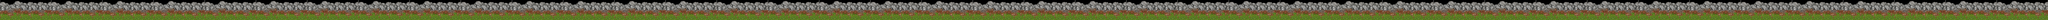

Rendered tile map (Tiled .tmx) drawn with the repository's tilesets; below, a short description and the full map source, tile grids included:
An orthogonal 200x2 tile map with 32x32 px tiles, 1 tile layer (Tile Layer 1).

<map version="1.0" orientation="orthogonal" width="200" height="2" tilewidth="32" tileheight="32">
 <tileset firstgid="1" name="forestground06dv5_0_small" tilewidth="32" tileheight="32">
  <image source="../res/drawable-xhdpi/forestground06dv5_0_small.png" width="512" height="1024" />
 </tileset>
 <layer name="Tile Layer 1" width="200" height="2">
  <data encoding="csv">
291,292,293,294,295,291,292,293,294,295,291,292,293,294,295,291,292,293,294,295,291,292,293,294,295,291,292,293,294,295,291,292,293,294,295,291,292,293,294,295,291,292,293,294,295,291,292,293,294,295,291,292,293,294,295,291,292,293,294,295,291,292,293,294,295,291,292,293,294,295,291,292,293,294,295,291,292,293,294,295,291,292,293,294,295,291,292,293,294,295,291,292,293,294,295,291,292,293,294,295,291,292,293,294,295,291,292,293,294,295,291,292,293,294,295,291,292,293,294,295,291,292,293,294,295,291,292,293,294,295,291,292,293,294,295,291,292,293,294,295,291,292,293,294,295,291,292,293,294,295,291,292,293,294,295,291,292,293,294,295,291,292,293,294,295,291,292,293,294,295,291,292,293,294,295,291,292,293,294,295,291,292,293,294,295,291,292,293,294,295,291,292,293,294,295,291,292,293,294,295,
307,308,309,310,311,307,308,309,310,311,307,308,309,310,311,307,308,309,310,311,307,308,309,310,311,307,308,309,310,311,307,308,309,310,311,307,308,309,310,311,307,308,309,310,311,307,308,309,310,311,307,308,309,310,311,307,308,309,310,311,307,308,309,310,311,307,308,309,310,311,307,308,309,310,311,307,308,309,310,311,307,308,309,310,311,307,308,309,310,311,307,308,309,310,311,307,308,309,310,311,307,308,309,310,311,307,308,309,310,311,307,308,309,310,311,307,308,309,310,311,307,308,309,310,311,307,308,309,310,311,307,308,309,310,311,307,308,309,310,311,307,308,309,310,311,307,308,309,310,311,307,308,309,310,311,307,308,309,310,311,307,308,309,310,311,307,308,309,310,311,307,308,309,310,311,307,308,309,310,311,307,308,309,310,311,307,308,309,310,311,307,308,309,310,311,307,308,309,310,311
</data>
 </layer>
</map>